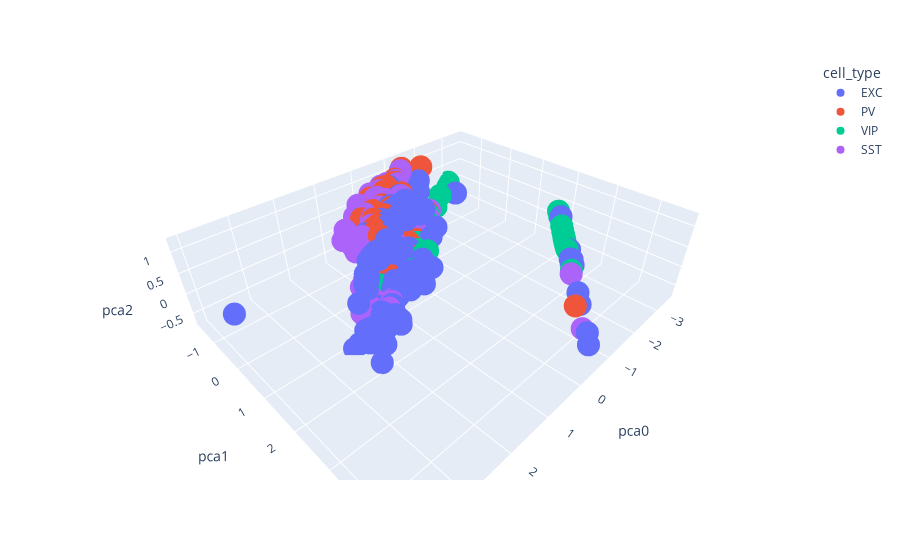

Source (notebook cell):
### Code cell
import plotly.express as px
fig = px.scatter_3d(pca_data, x='pca0', y='pca1', z='pca2',
              color='cell_type'
              
              )
fig.show()
